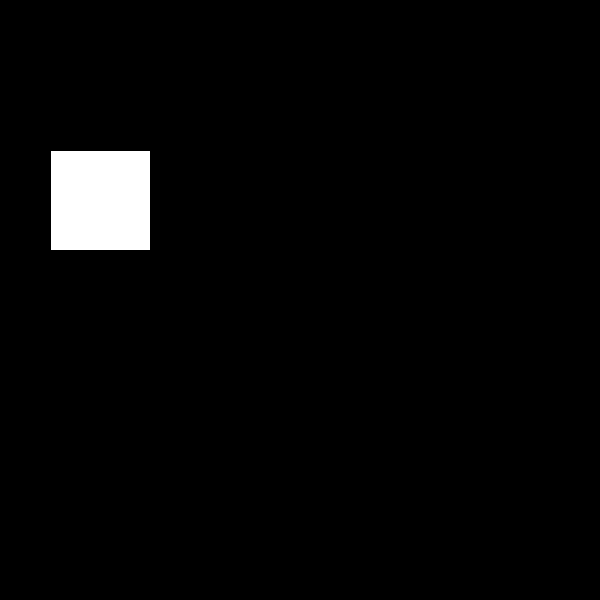
Frame 1 (no input)
Frame 60 (the mouse pressed at the canvas centre just before this capture): identical to frame 1, image omitted
Frame 120 (the mouse held since frame 60 and released just before this capture): identical to frame 1, image omitted

The Processing sketch that drew this single still picture (run headless with seeded random() and noise(); from frame 60 on, the mouse is pressed at the canvas centre):

// Processing sketch: dragging_rect
// ── dragging_rect.pde
// Dragging rectangles

float x1 = 100;
float y1 = 200;
float w1 = 100;
float h1 = 100;

void setup() {
	size(600, 600);
}

void draw() {
	background(0);
  // Check to see if the rect is draggable. NOTE: == true is optional
  if(mousePressed == true && rollOver(x1, y1, w1, h1) == true){
    x1 = mouseX;
    y1 = mouseY;
  }
  rectMode(CENTER);
  rect(x1, y1, w1, h1);
}

// Returns either true or false when a mouse rolls over a rect
// rectMode must be set to CENTER

boolean rollOver(float _x, float _y, float _w, float _h){
  if ( (mouseX > _x - _w/2 && mouseX < _x + _w/2) && (mouseY > _y-_h/2 && mouseY < _y + _h/2) ){
    return true;
  }
  else{
    return false;
  }
}
